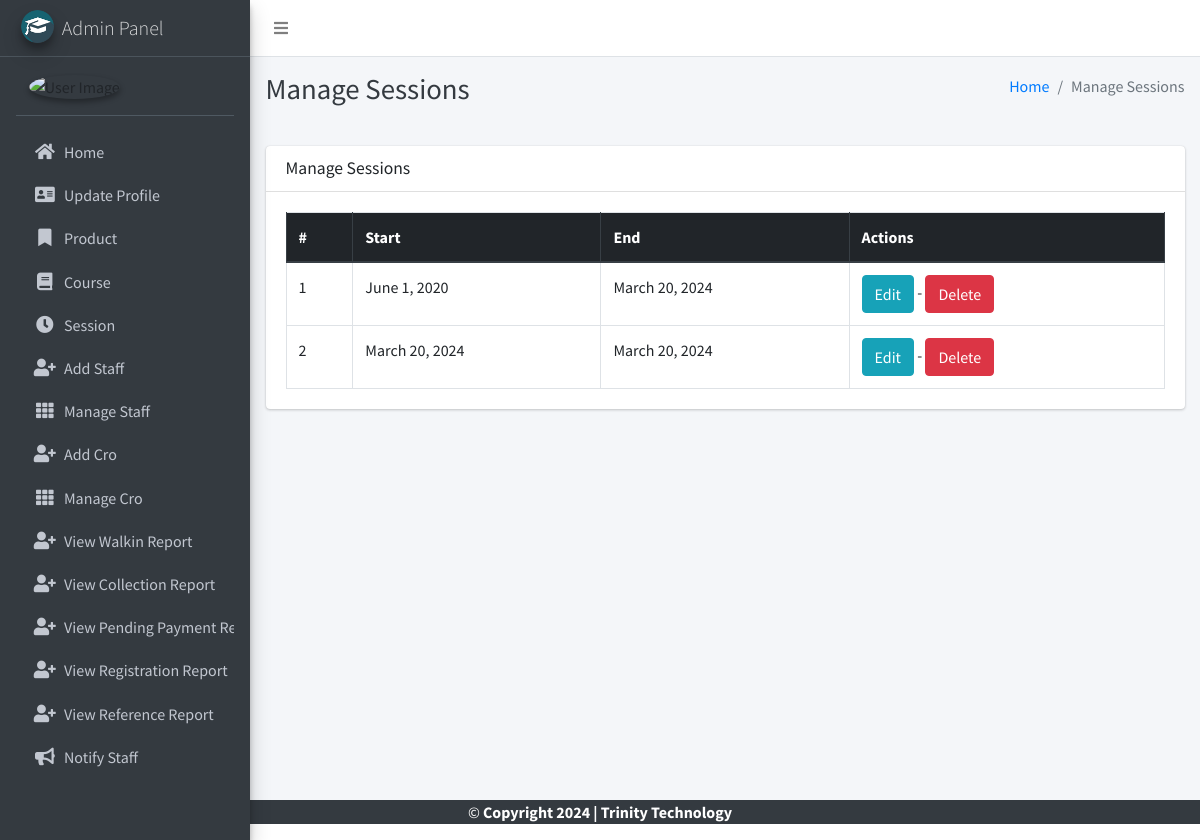
The app's page /session/manage/ (signed in) with its own data.
### main_app/models.py (models this page shows, shortened)
class Session(models.Model):
    start_year = models.DateField()
    end_year = models.DateField()

### main_app/hod_views.py (the view)
# urls.py: path("session/manage/", hod_views.manage_session, name='manage_session'),
def manage_session(request):
    sessions = Session.objects.all()
    context = {'sessions': sessions, 'page_title': 'Manage Sessions'}
    return render(request, "hod_template/manage_session.html", context)

### main_app/models.py (called while the page is built)
    def __str__(self):
        return self.first_name +" "+  self.last_name

### main_app/templates/hod_template/manage_session.html
{% extends 'main_app/base.html' %}
{% load static %}
{% block page_title %}{{page_title}}{% endblock page_title %}
{% block content %}
<section class="content">
    <div class="container-fluid">
        <div class="row">
            <div class="col-md-12">
                <div class="card">
                    <div class="card-header">
                        <h3 class="card-title">{{page_title}}</h3>
                    </div>
                    <div class="card-body">
                        <table id="example2" class="table table-bordered table-hover">
                            <thead class="thead-dark">
                                <tr>
                                    <th>#</th>
                                    <th>Start</th>
                                    <th>End</th>
                                    <th>Actions</th>
                                </tr>
                            </thead>
                            <tbody>
                                {% for session in sessions %}
                                <tr>
                                    <td>{{ forloop.counter }}</td>
                                    <td>{{session.start_year}}</td>
                                    <td>{{session.end_year}}</td>
                                    <td><a href="{% url 'edit_session' session.id %}" class="btn btn-info">Edit</a> - <a href="{% url 'delete_session' session.id %}" onclick="return confirm('Are you sure you want to delete this ?')" class="btn btn-danger">Delete</a> </td>
                                </tr>
                                {% endfor %}
                            </tbody>
                        </table>
                    </div>
                </div>
            </div>
        </div>
    </div>
</section>
{% endblock content %}

### records on screen
Session: start_year "June 1, 2020", end_year "March 20, 2024"
Session: start_year "March 20, 2024", end_year "March 20, 2024"

### other values on screen
{{ page_title }} "Manage Sessions"
